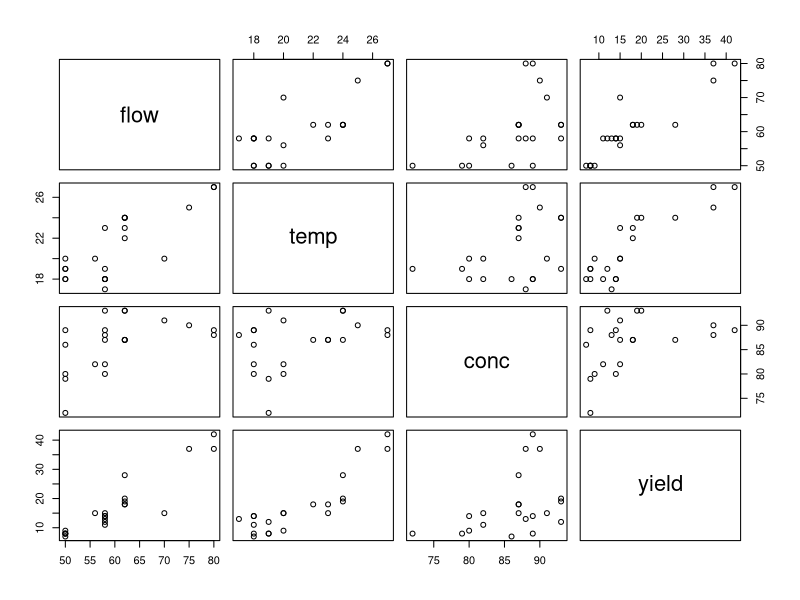
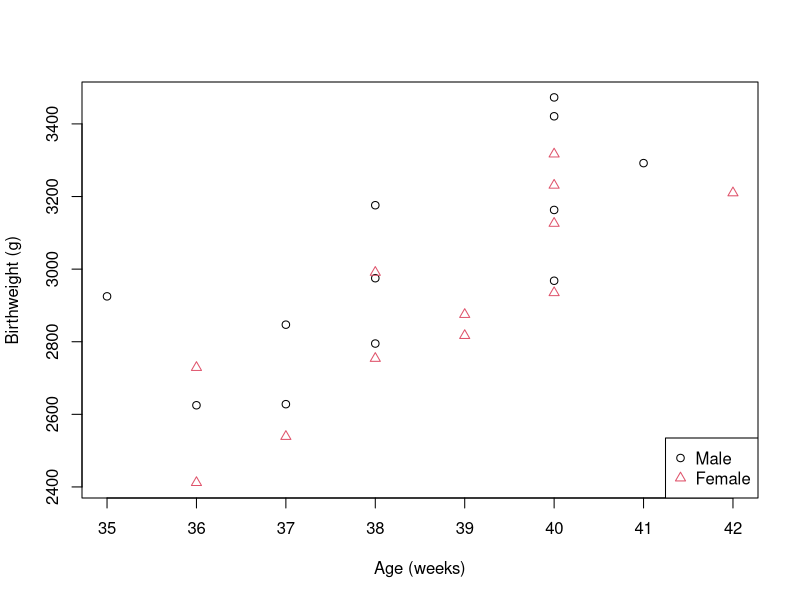
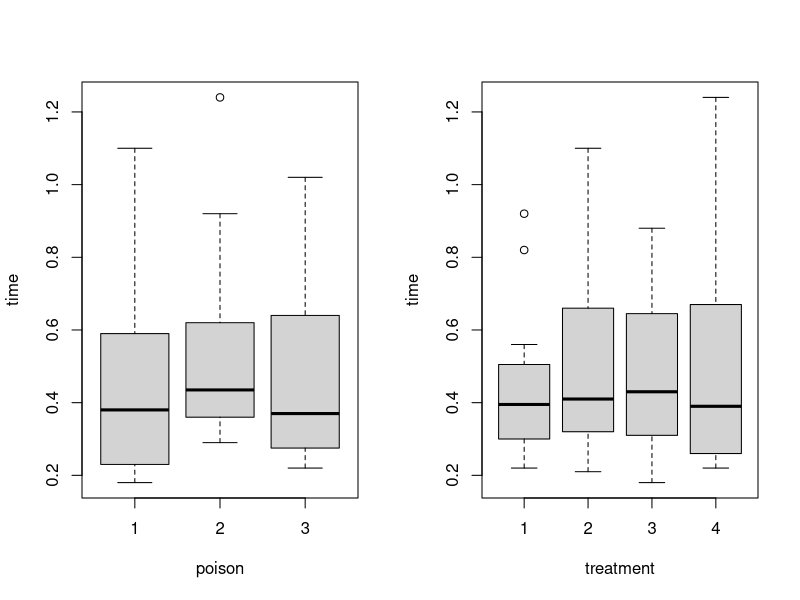
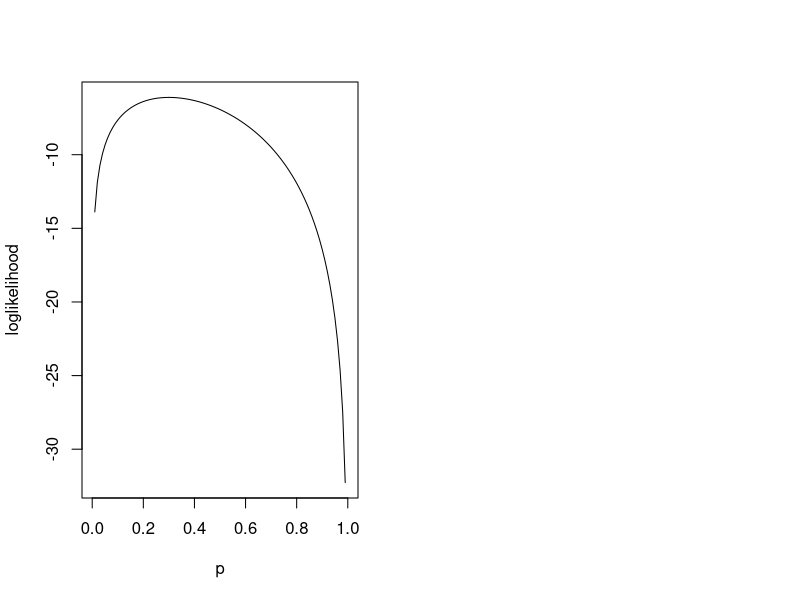

Source code (R) for these figures, in order:
## ---- chunk 1
nitric <- read.csv("nitric.csv")
pairs(nitric)
## ---- chunk 2
birth <- read.csv("birth.csv")
plot(birth$Age, birth$Weight, xlab="Age (weeks)", ylab="Birthweight (g)",
     col = birth$Sex, pch = birth$Sex)
legend("bottomright", legend = c("Male", "Female"), pch = 1:2, col = 1:2)
## ---- chunk 3
survival <- read.csv("survival.csv")
survival$poison <- as.factor(survival$poison)
survival$treatment <- as.factor(survival$treatment)
par(mfrow = c(1, 2))
plot(time ~ poison + treatment, data = survival)
## ---- chunk 4
beetle <- read.csv("beetle.csv")
beetle
## ---- chunk 5
shuttle <- read.csv("shuttle.csv")
head(shuttle) 
## ---- chunk 6
heart <- read.csv("heart.csv")
head(heart)
## ---- chunk 7
accident <- read.csv("accident.csv")
head(accident)
## ---- chunk 8
lymphoma <- read.csv("lymphoma.csv")
head(lymphoma)
## ---- chunk 9
loglikelihood <- function(p, y) {
  y_bar <- mean(y)
  n <- length(y)
  n * y_bar * log(p) + n* (1 - y_bar) * log(1 - p)
} 

y <- c(1, 0, 1, 0, 0, 1, 0, 0, 0, 0)
curve(loglikelihood(x, y), from = 0, to = 1, 
      xlab = "p", ylab = "loglikelihood")
